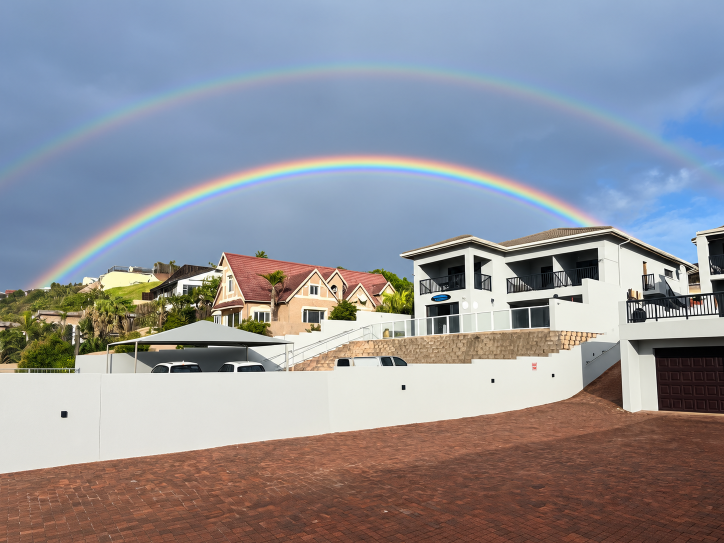
#> input picture assets/images/blog/Pasted 30-09-2026 at 21.46.52.png, 1448 x 1086 px (shown at 1/2 size)
$ python inspect-blog-images.py
#> lines starting #> are read from the running program, lines starting #| are printed output that depends on the picture
from pathlib import Path
from PIL import Image, ImageOps
import base64
import io
import json

ROOT = Path(__file__).resolve().parents[1]
BLOG_DIR = ROOT / "assets" / "images" / "blog"
OUTPUT = BLOG_DIR / ".inspection-thumbnails.json"
FILES = [
    "Pasted 30-09-2026 at 21.46.52.png",
    "Pasted 30-09-2026 at 21.47.55.png",
    "Pasted 30-09-2026 at 21.52.47.png",
    "Pasted 30-09-2026 at 21.53.35.png",
]

items = []
for name in FILES:
    path = BLOG_DIR / name
    if not path.exists():
        continue
    with Image.open(path) as raw:
#> raw is the input picture: PIL image 1448x1086 RGB; mean R, G, B 144.6, 145.9, 153.2
        img = ImageOps.exif_transpose(raw).convert("RGB")
        original_size = f"{img.width}x{img.height}"
#> original_size = '1448x1086'
        img.thumbnail((640, 640), Image.Resampling.LANCZOS)
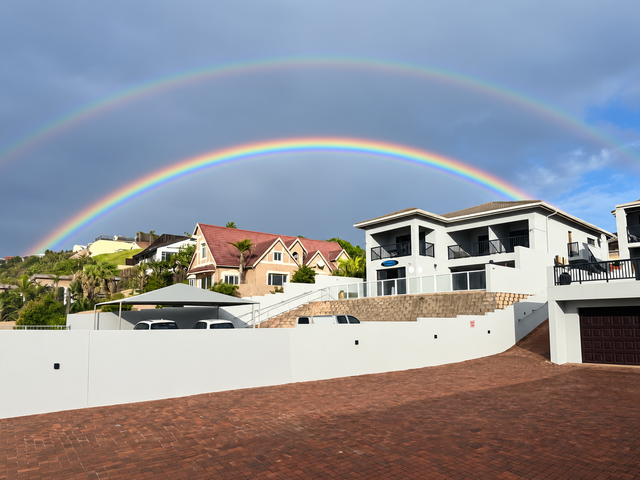
#> img: PIL image 640x480 RGB; mean R, G, B 144.6, 145.9, 153.2
        buf = io.BytesIO()
        img.save(buf, "JPEG", quality=72, optimize=True, progressive=True)
    items.append({
        "file": name,
        "dimensions": original_size,
        "thumbnail_jpeg_base64": base64.b64encode(buf.getvalue()).decode("ascii"),
    })
#> pass 2 of the loop `for name in FILES:`:
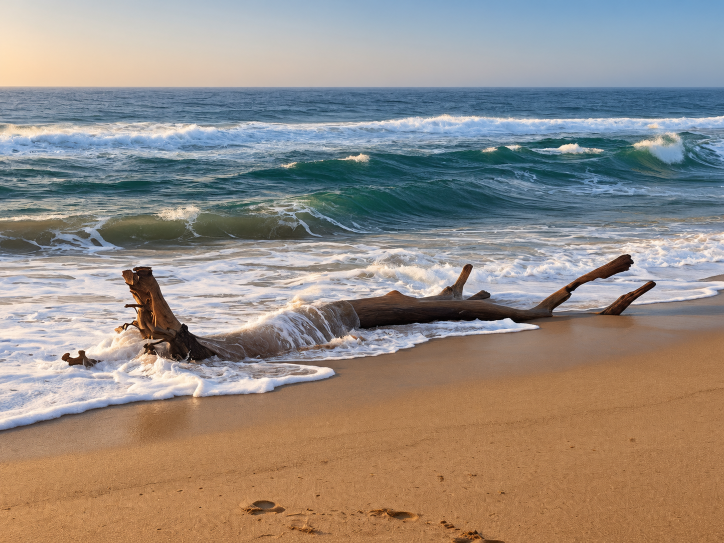
#> input picture assets/images/blog/Pasted 30-09-2026 at 21.47.55.png, 1448 x 1086 px (shown at 1/2 size)
#> raw is the input picture: PIL image 1448x1086 RGB; mean R, G, B 149.5, 140.2, 132.3
#> `img.thumbnail((640, 640), Image.Resampling.LANCZOS)`:
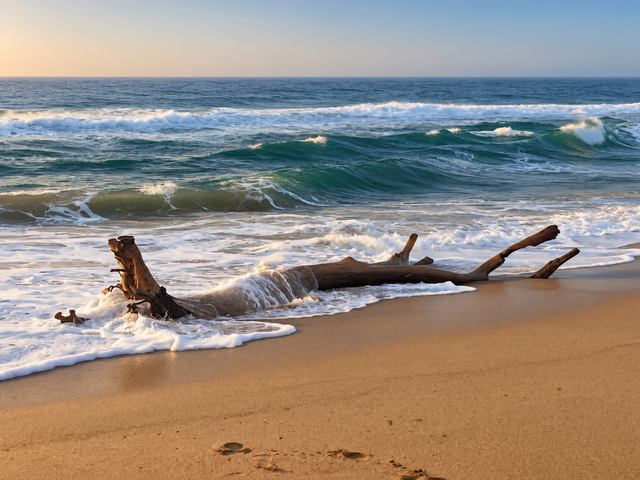
#> img: PIL image 640x480 RGB; mean R, G, B 149.5, 140.2, 132.3
#> pass 3 of the loop `for name in FILES:`:
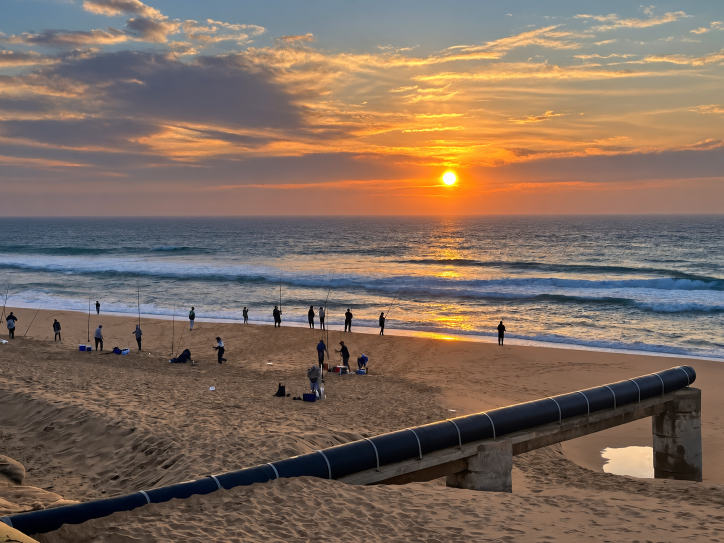
#> input picture assets/images/blog/Pasted 30-09-2026 at 21.52.47.png, 1448 x 1086 px (shown at 1/2 size)
#> raw is the input picture: PIL image 1448x1086 RGB; mean R, G, B 127.3, 107.6, 94.3
#> `img.thumbnail((640, 640), Image.Resampling.LANCZOS)`:
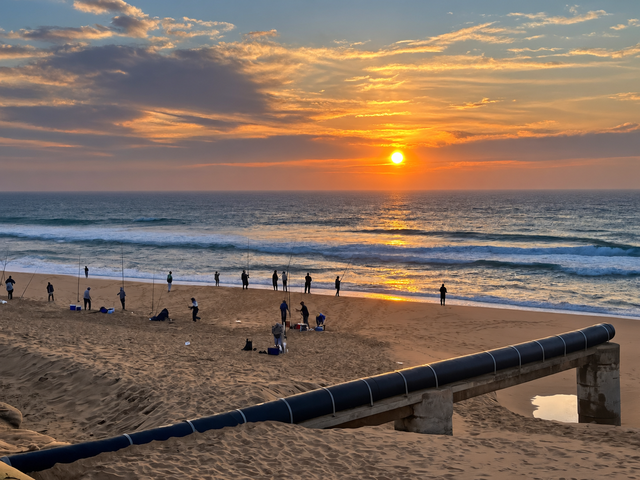
#> img: PIL image 640x480 RGB; mean R, G, B 127.3, 107.6, 94.3
#> the loop made 4 passes; the first 3 are shown

OUTPUT.write_text(json.dumps(items), encoding="utf-8")
print(f"Wrote {len(items)} thumbnails to {OUTPUT.relative_to(ROOT)}")
